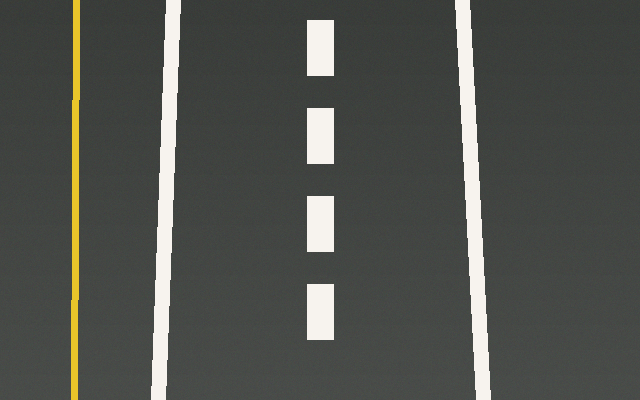
#> input picture exemplos_tp2/Filtragem_Espacial_Bordas_40_Exemplos_Independentes/dados/pista_bev.png, 640 x 400 px
$ python main.py   (older library calls are emulated)
#> lines starting #> are read from the running program, lines starting #| are printed output that depends on the picture; after the words box and inside, x2 and y2 are one past the last pixel; in counts of white or black regions, pixels touching at a corner belong together
"""
EX2 - Item B: operadores de borda, convolucao manual e filtros direcionais (TP2).

Baseado nos exemplos independentes de
"exemplos_tp2/Filtragem_Espacial_Bordas_40_Exemplos_Independentes".
"""

from pathlib import Path
from time import perf_counter

import cv2
import numpy as np

ROOT = Path(__file__).resolve().parents[3]
EXEMPLOS = ROOT / "exemplos_tp2" / "Filtragem_Espacial_Bordas_40_Exemplos_Independentes"
DADOS = EXEMPLOS / "dados"
OUT = Path(__file__).resolve().parent / "resultados" / "main"
OUT.mkdir(parents=True, exist_ok=True)


def ler(nome, cinza=False):
#> called with nome = 'pista_bev.png', cinza = False
    caminho = DADOS / nome
    imagem = cv2.imdecode(np.fromfile(str(caminho), dtype=np.uint8),
                          cv2.IMREAD_GRAYSCALE if cinza else cv2.IMREAD_COLOR)
#> imagem is the input picture: shape (400, 640, 3); mean B, G, R 77, 81.8, 79.7
#> call 2 of ler, with nome = 'bordas_gt.png', cinza = True
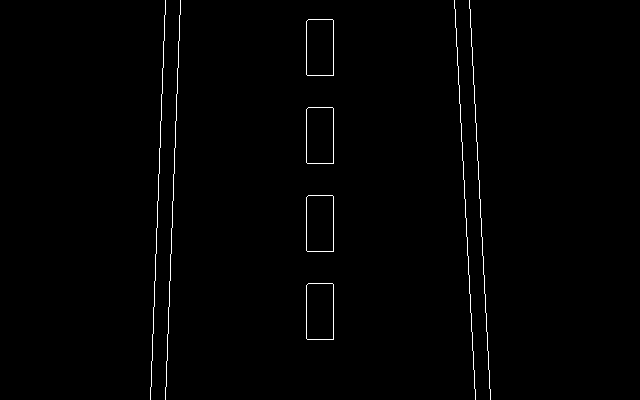
#> input picture exemplos_tp2/Filtragem_Espacial_Bordas_40_Exemplos_Independentes/dados/bordas_gt.png, 640 x 400 px
#> in ler, imagem is the input picture: shape (400, 640); 0.88% white in thin lines or dots, all inside (x1, y1, x2, y2) = (150, 0, 491, 400)
    if imagem is None:
        raise FileNotFoundError(f"Imagem ausente ou invalida: {caminho}")
    return imagem


def salvar(nome, imagem):
    arquivo = OUT / nome
    ok, dados = cv2.imencode(arquivo.suffix if arquivo.suffix else ".png", imagem)
    if not ok:
        raise OSError(f"Falha ao salvar imagem: {arquivo}")
    dados.tofile(str(arquivo))
    print("Imagem salva:", arquivo)
    return arquivo


def painel(pares, destino, largura=300, altura=220):
    quadros = []
    for legenda, imagem in pares:
        if len(imagem.shape) == 2:
            imagem = cv2.cvtColor(imagem, cv2.COLOR_GRAY2BGR)
        img = cv2.resize(imagem, (largura, altura), interpolation=cv2.INTER_AREA)
        cv2.rectangle(img, (0, 0), (largura, 34), (22, 31, 46), -1)
        cv2.putText(img, legenda[:38], (10, 23), cv2.FONT_HERSHEY_SIMPLEX,
                    0.58, (255, 255, 255), 1, cv2.LINE_AA)
        quadros.append(img)
    ncol = min(3, len(quadros))
    while len(quadros) % ncol:
        quadros.append(np.full_like(quadros[0], (235, 235, 235)))
    linhas = [np.hstack(quadros[i:i + ncol]) for i in range(0, len(quadros), ncol)]
    resultado = np.vstack(linhas)
    salvar(destino, resultado)
    return resultado


def cinza(img):
    return cv2.cvtColor(img, cv2.COLOR_BGR2GRAY) if img.ndim == 3 else img


def normalize8(x):
    x = np.asarray(x, dtype=np.float64)
    maxv = float(np.max(np.abs(x)))
    return np.uint8(np.clip((np.abs(x) / max(maxv, 1e-9)) * 255, 0, 255))


def sombra(img):
    a = img.astype(np.float32).copy()
    h, w = img.shape[:2]
#> h = 400; w = 640
    m = np.zeros((h, w), np.uint8)
    pts = np.array([[0, int(h * .16)], [w, int(h * .36)],
                    [w, int(h * .59)], [0, int(h * .39)]], np.int32)
    cv2.fillConvexPoly(m, pts, 255)
#> m: shape (400, 640); 23.2% white; 1 white region, box (x1, y1, x2, y2) and area: (0, 64, 640, 237) 59520
    a[m > 0] *= .38
    a += np.random.default_rng(41).normal(0, 2.5, a.shape)
    return np.clip(a, 0, 255).astype(np.uint8)


def molhado(img):
    h, w = img.shape[:2]
#> h = 400; w = 640
    a = (img.astype(np.float32) * .68).astype(np.uint8)
    overlay = np.zeros_like(a)
    cv2.ellipse(overlay, (int(w * .50), int(h * .73)), (int(w * .39), int(h * .1)),
                0, 0, 360, (175, 181, 189), -1)
    cv2.line(overlay, (int(w * .27), int(h * .57)), (int(w * .76), int(h * .89)),
             (255, 235, 226), 6)
    cv2.line(overlay, (int(w * .47), int(h * .62)), (int(w * .66), int(h * .97)),
             (225, 224, 240), 4)
    a = cv2.addWeighted(a, .83, overlay, .17, 0)
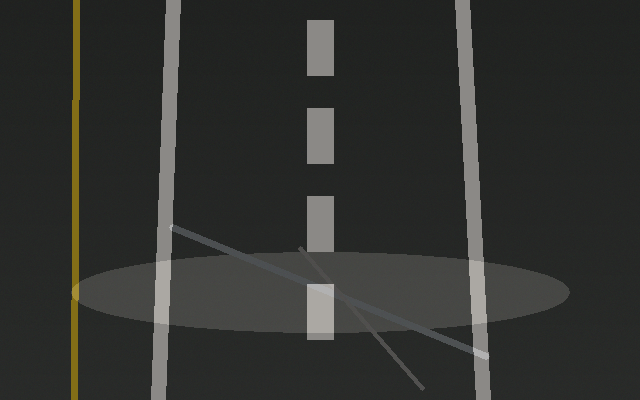
#> a: shape (400, 640, 3); mean B, G, R 47.1, 49.9, 48.8
    noise = np.random.default_rng(27).normal(0, 6, a.shape)
    return np.clip(a.astype(np.float32) + noise, 0, 255).astype(np.uint8)


def banco_direcional(img):
    g = cinza(img).astype(np.float64)
    kx = np.array([[-1, 0, 1], [-2, 0, 2], [-1, 0, 1]], dtype=np.float64)
    ky = kx.T
    resp = {}
    for graus in (0, 45, 90, 135):
        th = np.deg2rad(graus)
        k = np.cos(th) * kx + np.sin(th) * ky
        resp[graus] = np.abs(cv2.filter2D(g, cv2.CV_64F, k,
                                          borderType=cv2.BORDER_REFLECT_101))
    return resp


def avaliacao(pred, gt, tolerancia=2):
    p = pred > 0
    g = gt > 0
    k = cv2.getStructuringElement(cv2.MORPH_ELLIPSE,
                                 (2 * tolerancia + 1, 2 * tolerancia + 1))
    gd = cv2.dilate(g.astype(np.uint8), k) > 0
    pd = cv2.dilate(p.astype(np.uint8), k) > 0
    precisao = float(np.sum(p & gd) / max(int(p.sum()), 1))
    revocacao = float(np.sum(g & pd) / max(int(g.sum()), 1))
    f1 = 2 * precisao * revocacao / max(precisao + revocacao, 1e-12)
    return precisao, revocacao, f1


def medir_tempo(funcao, repeticoes=12):
    for _ in range(3):
        funcao()
    tempos = []
    for _ in range(repeticoes):
        t0 = perf_counter()
        funcao()
        tempos.append((perf_counter() - t0) * 1000.0)
    return float(np.median(tempos))


def operadores(img):
    g = cinza(img)

    def sobel():
        sx = cv2.Sobel(g, cv2.CV_64F, 1, 0, ksize=3)
        sy = cv2.Sobel(g, cv2.CV_64F, 0, 1, ksize=3)
        mag = np.hypot(sx, sy)
        return np.uint8(mag >= 95) * 255

    def log():
        bor = cv2.Laplacian(cv2.GaussianBlur(g, (5, 5), 1.2), cv2.CV_64F, ksize=3)
        return np.uint8(np.abs(bor) >= 35) * 255

    canny_baixo = cv2.Canny(g, 50, 110)
    canny_alto = cv2.Canny(g, 100, 200)

    def dog():
        ga = cv2.GaussianBlur(g, (0, 0), 1.0).astype(np.float32)
        gb = cv2.GaussianBlur(g, (0, 0), 2.2).astype(np.float32)
        d = np.abs(ga - gb)
        return np.uint8(d >= 7.5) * 255

    return {
        "Sobel": (sobel(), sobel),
        "LoG": (log(), log),
        "Canny 50/110": (canny_baixo, lambda: cv2.Canny(g, 50, 110)),
        "Canny 100/200": (canny_alto, lambda: cv2.Canny(g, 100, 200)),
        "DoG": (dog(), dog),
    }


def main():
    # ============================================================
    # Parte 1: comparacao de operadores de borda (referencia/sombra/molhado)
    # ============================================================
    ref = ler("pista_bev.png")
    gt = ler("bordas_gt.png", cinza=True) > 0

    cenarios = [
        ("Referencia", ref),
        ("Sombra", sombra(ref)),
        ("Molhado", molhado(ref)),
    ]

    rows = []
    for nome_cenario, img in cenarios:
        ops = operadores(img)
        painel_items = [(nome_cenario, img)]
        for nome_op, (edge, funcao) in ops.items():
            tempo = medir_tempo(funcao)
            pixels = int(np.count_nonzero(edge))
            _, _, f1 = avaliacao(edge, gt)
            rows.append({
                "cenario": nome_cenario,
                "operador": nome_op,
                "pixels_ativos": pixels,
                "tempo_ms": round(tempo, 3),
                "f1": round(f1, 3),
            })
            painel_items.append((f"{nome_op} ({pixels} px)", edge))
            print(f"{nome_cenario} | {nome_op}: pixels={pixels}, tempo={tempo:.3f} ms, F1={f1:.3f}")
        painel(painel_items, f"painel_{nome_cenario.lower()}.png", largura=300, altura=220)
#> this loop made 3 passes
#> nome_cenario on passes 1 to 3: 'Referencia', 'Sombra', 'Molhado'
#> (printed output is left out)
#> pass 1, in sobel, `sy = cv2.Sobel(g, cv2.CV_64F, 0, 1, ksize=3)`:
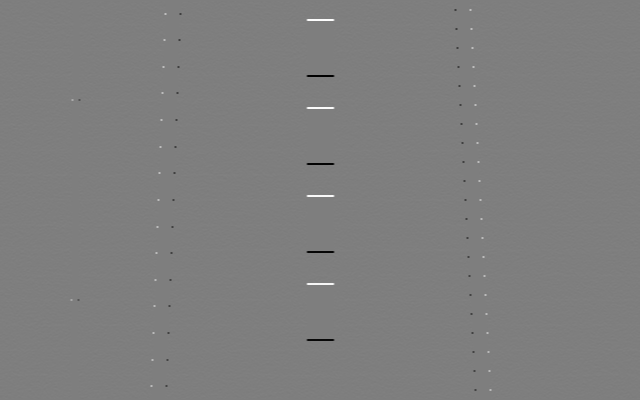
#> sy: shape (400, 640) float64; min -734, max 744, mean 0.3; drawn with min black and max white
#> after the loop:
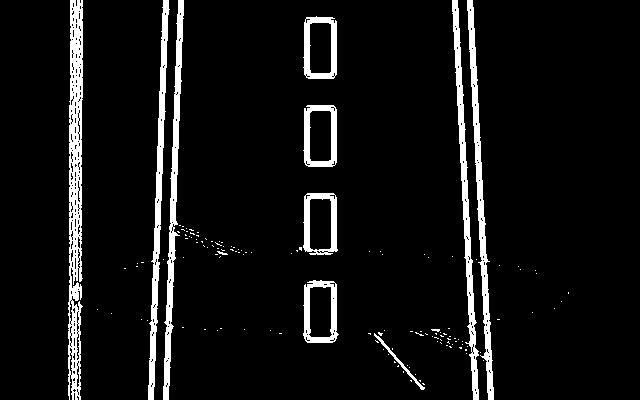
#> edge: shape (400, 640); 7% white; 136 white regions (125 under 20 px), largest, box (x1, y1, x2, y2) and area: (68, 0, 83, 400) 4097, (467, 0, 494, 400) 2435, (163, 0, 184, 400) 2406
#> after the loop, rows = 15 items

    print("\nTabela comparativa - operadores de borda")
    print(f"{'Cenario':<12} | {'Operador':<16} | {'Pixels ativados':>15} | {'Tempo (ms)':>11} | {'F1':>6}")
    print("-" * 72)
    for r in rows:
        print(f"{r['cenario']:<12} | {r['operador']:<16} | {r['pixels_ativos']:>15} | "
              f"{r['tempo_ms']:>11.3f} | {r['f1']:>6.3f}")
#> this loop made 15 passes
#| Referencia   | Sobel            |            6280 |       7.798 |  0.853
#| Referencia   | LoG              |           18171 |       1.516 |  0.768
#| Referencia   | Canny 50/110     |            3048 |       0.553 |  0.849
#| Referencia   | Canny 100/200    |            3048 |       0.563 |  0.849
#| Referencia   | DoG              |           22954 |       1.884 |  0.661
#| Sombra       | Sobel            |            8758 |       7.923 |  0.703
#| Sombra       | LoG              |           15200 |       2.335 |  0.778
#| Sombra       | Canny 50/110     |            4300 |       0.617 |  0.693
#> (further printed lines are left out)

    for cenario in ("Sombra", "Molhado"):
        candidatos = [r for r in rows if r["cenario"] == cenario]
        melhor = max(candidatos, key=lambda r: r["f1"])
        print(f"\nMelhor F1 em {cenario}: {melhor['operador']} (F1={melhor['f1']})")
#> this loop made 2 passes
#| Melhor F1 em Sombra: LoG (F1=0.778)
#| Melhor F1 em Molhado: LoG (F1=0.876)

    # ============================================================
    # Parte 2: convolucao manual Sobel 3x3 validada pixel a pixel
    # ============================================================
    g = cv2.resize(ler("pista_bev.png", cinza=True), (128, 128))
    k_sobel = np.array([[-1, 0, 1], [-2, 0, 2], [-1, 0, 1]], dtype=np.float64)
    k_matematico = np.flip(k_sobel, (0, 1))
    pad = np.pad(g.astype(np.float64), ((1, 1), (1, 1)), mode="reflect")
    manual = np.zeros(g.shape, dtype=np.float64)
    for yy in range(g.shape[0]):
        for xx in range(g.shape[1]):
            manual[yy, xx] = np.sum(pad[yy:yy + 3, xx:xx + 3] *
                                    np.flip(k_matematico, (0, 1)))
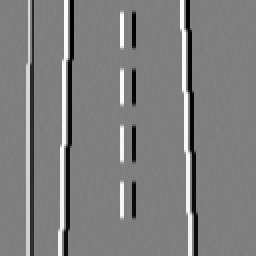
#> manual: shape (128, 128) float64 (shown 2 times larger); min -745, max 742, mean 0; drawn with min black and max white
    referencia = cv2.Sobel(g, cv2.CV_64F, 1, 0, ksize=3,
                           borderType=cv2.BORDER_REFLECT_101)
    erro_max = float(np.max(np.abs(manual - referencia)))
#> erro_max = 0
    print("\nConvolucao manual vs cv2.Sobel - erro absoluto maximo por pixel:", erro_max)
#| Convolucao manual vs cv2.Sobel - erro absoluto maximo por pixel: 0.0
    salvar("sobel_manual.png", normalize8(manual))
#> in normalize8, `maxv = float(np.max(np.abs(x)))`: maxv = 745
#| Imagem salva: TP2/EX2/item_b/resultados/main/sobel_manual.png
#| Imagem salva: TP2/EX2/item_b/resultados/main/sobel_opencv.png
    salvar("sobel_opencv.png", normalize8(referencia))

    # ============================================================
    # Parte 3: banco de filtros direcionais (0, 45, 90, 135 graus)
    # ============================================================
    img_bev = ler("pista_bev.png")
    respostas = banco_direcional(img_bev)
#> after the loop in banco_direcional, `for graus in (0, 45, 90, 135):`: resp = 4 items
#> respostas = 4 items
    painel_items = [("BEV de faixa", img_bev)]
    medias_globais = {}
    medias_marcacoes = {}
    try:
        mascara = ler("faixas_gt.png", cinza=True) > 0
    except FileNotFoundError:
        mascara = ler("bordas_gt.png", cinza=True) > 0
    for angulo, resp in respostas.items():
        medias_globais[angulo] = float(np.mean(resp))
        if mascara.any():
            medias_marcacoes[angulo] = float(np.mean(resp[mascara]))
        else:
            medias_marcacoes[angulo] = medias_globais[angulo]
        painel_items.append((f"Filtro {angulo} deg", normalize8(resp)))
        salvar(f"direcional_{angulo:03d}.png", normalize8(resp))
#> this loop made 4 passes
#> angulo on passes 1 to 4: 0, 45, 90, 135
#| Imagem salva: TP2/EX2/item_b/resultados/main/direcional_000.png
#| Imagem salva: TP2/EX2/item_b/resultados/main/direcional_045.png
#| Imagem salva: TP2/EX2/item_b/resultados/main/direcional_090.png
#| Imagem salva: TP2/EX2/item_b/resultados/main/direcional_135.png
#> after the loop, medias_globais = {0: 17.87, 45: 14.43, 90: 5.17, 135: 14.51}; medias_marcacoes = {0: 645.3, 45: 498.3, 90: 91.9, 135: 503.6}; painel_items = 5 items
    angulo_max = max(medias_marcacoes, key=medias_marcacoes.get)
#> angulo_max = 0
    print("\nResposta media global por filtro direcional:")
    for angulo in sorted(respostas):
        print(f"  {angulo:3d} deg: global={medias_globais[angulo]:.4f}, "
              f"sobre marcacoes={medias_marcacoes[angulo]:.4f}")
#> this loop made 4 passes
#> angulo on passes 2 to 4: 45, 90, 135
#|     0 deg: global=17.8675, sobre marcacoes=645.2736
#|    45 deg: global=14.4344, sobre marcacoes=498.2561
#|    90 deg: global=5.1710, sobre marcacoes=91.9017
#|   135 deg: global=14.5077, sobre marcacoes=503.5689
    print("Angulo de maxima resposta sobre as marcacoes:", angulo_max, "graus")
#| Angulo de maxima resposta sobre as marcacoes: 0 graus
    painel(painel_items, "filtros_direcionais.png", largura=260, altura=260)
#> call 4 of painel, with destino = 'filtros_direcionais.png', largura = 260, altura = 260
#> the loop in painel (call 4), `for legenda, imagem in pares:` made 5 passes
#> legenda on passes 1 to 5: 'BEV de faixa', 'Filtro 0 deg', 'Filtro 45 deg', 'Filtro 90 deg', 'Filtro 135 deg'
#> after the loop in painel (call 4), `for legenda, imagem in pares:`:
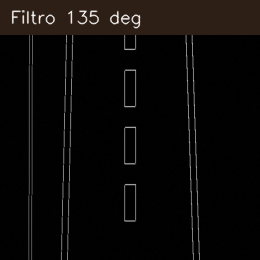
#> img: shape (260, 260, 3); mean B, G, R 7.8, 8.9, 10.9
#> after the loop in painel (call 4), `for legenda, imagem in pares:`: quadros = 5 items
#> the loop in painel (call 4), `while len(quadros) % ncol:` made 1 pass
#> after the loop in painel (call 4), `while len(quadros) % ncol:`: quadros = 6 items
#> in painel (call 4), `resultado = np.vstack(linhas)`:
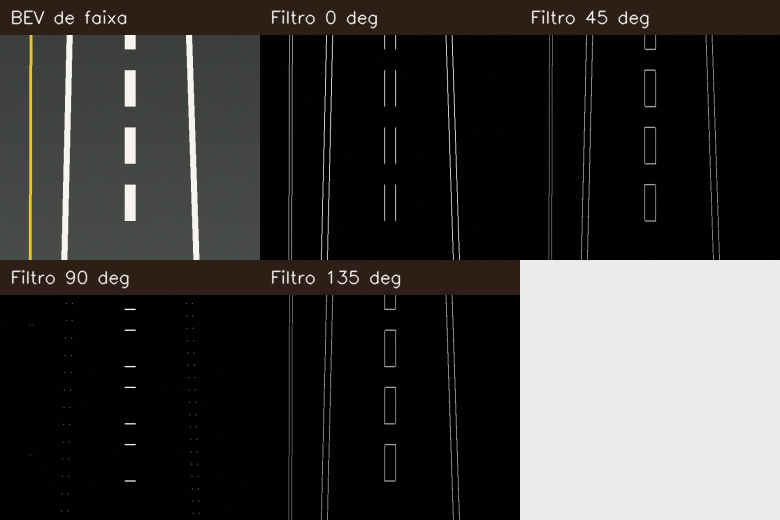
#> resultado: shape (520, 780, 3); mean of channels 0, 1, 2 56.1, 57.7, 59; drawn as B, G, R

    # Discussao: relacao com camadas convolucionais de CNN (DR2).
    # A convolucao manual e o banco direcional seguem o mesmo principio de uma
    # Conv2D: um kernel desliza sobre a imagem, calcula produto interno local e
    # gera mapa de ativacao. Em CNNs os pesos sao aprendidos por backpropagation;
    # camadas iniciais tendem a aprender detectores de borda/orientacao, analogos
    # a estes filtros, e camadas profundas combinam respostas em features mais
    # semanticas. Stride, padding e numero de filtros organizam esse aprendizado.

    print("\nConclusao item B: angulo de maior resposta =", angulo_max,
          "graus; erro maximo convolucao manual =", erro_max)
#| Conclusao item B: angulo de maior resposta = 0 graus; erro maximo convolucao manual = 0.0


if __name__ == "__main__":
    main()
    print("EX2 item B concluido em:", OUT)
